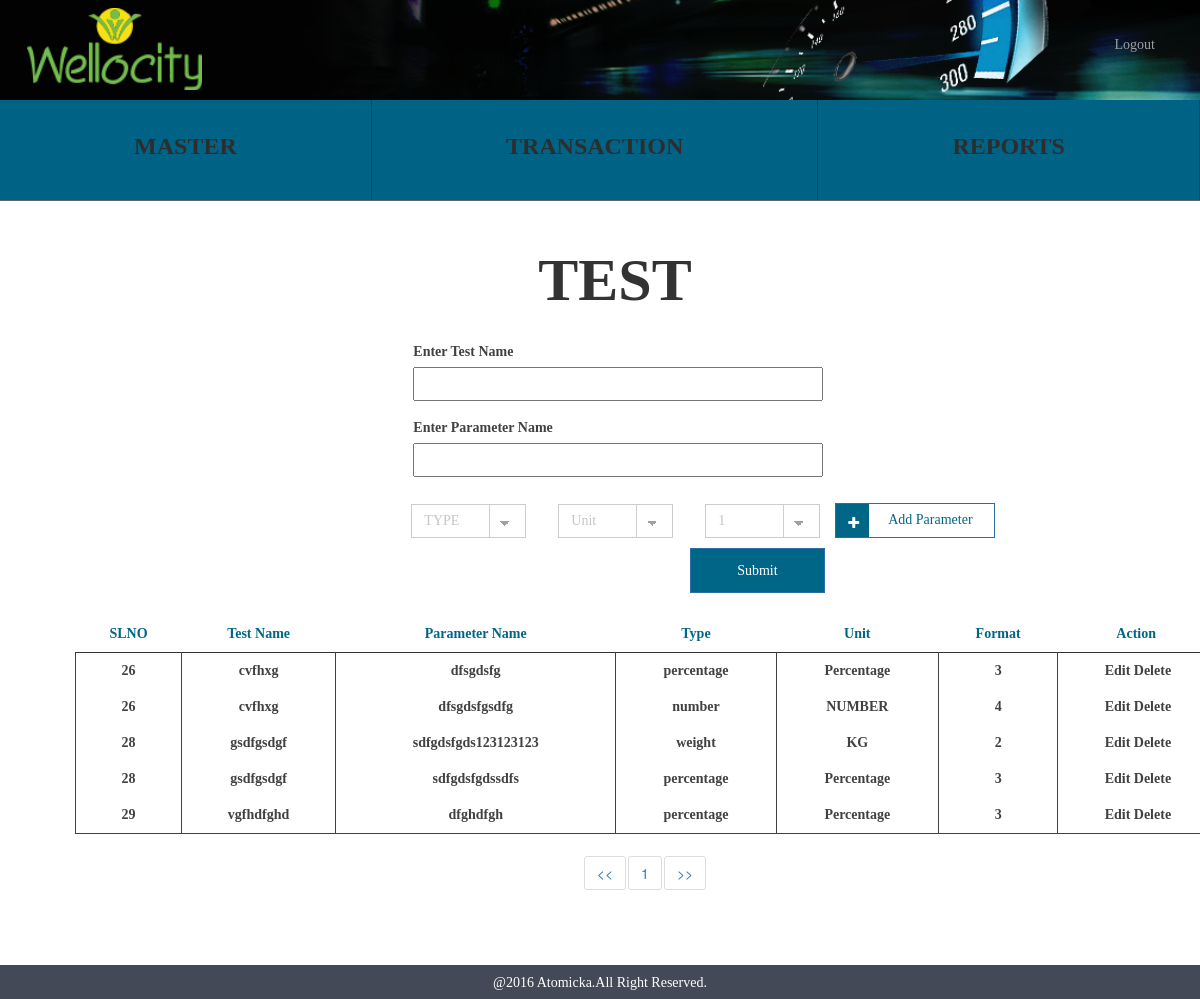
Screenshot of /test.php (signed in) with the database file from the repository.
### tables this page shows
CREATE TABLE IF NOT EXISTS `wc_test_attribute` (
  `test_attribute_id` int(10) NOT NULL AUTO_INCREMENT,
  `test_id` int(10) NOT NULL,
  `test_parameter_name` varchar(250) NOT NULL,
  `test_parameter_type` varchar(150) NOT NULL,
  `test_parameter_unit` varchar(50) NOT NULL,
  `test_parameter_format` varchar(50) NOT NULL,
  `test_attribute_status` tinyint(1) NOT NULL,
  `test_attribute_createddate` timestamp NOT NULL DEFAULT CURRENT_TIMESTAMP,
  PRIMARY KEY (`test_attribute_id`),
  KEY `test_id` (`test_id`)
);

CREATE TABLE IF NOT EXISTS `wc_test` (
  `test_id` int(10) NOT NULL AUTO_INCREMENT,
  `test_name` varchar(100) NOT NULL,
  `test_status` tinyint(1) NOT NULL,
  `test_createddate` timestamp NOT NULL DEFAULT CURRENT_TIMESTAMP,
  PRIMARY KEY (`test_id`)
);

### functions/test_functions.php (called while the page is built, shortened)
<?php
class testfunction{
    public function testselectfunction(){
      $temp_arr = array();
      $res = mysql_query("SELECT * FROM wc_test_attribute INNER JOIN wc_test ON wc_test_attribute.test_id = wc_test.test_id ") or die(mysql_error());
      while($row = mysql_fetch_array($res)) {
          $temp_arr[] =$row;
      }
      return $temp_arr;
      }
}
 ?>

### test.php (the view, shortened to what this page needs)
<?php
require_once "header.php";
require_once "functions/test_functions.php";
$obj = new testfunction();
?>
<div class="container">
	<div class="container align_center align_height">
		<span class="sports">TEST</span>
	</div>
	<div class="container">
		<div class="col-xs-12 col-md-11">
			<div class="col-md-4 hidden-xs"></div>
			<div class="col-xs-12 col-md-7 align_margin">
				<form id="test_form" action="functions/test_functions.php" method="post">
					<div class="form-group">
						<label>Enter Test Name</label><br>
						<input type="text" class="adjust_width" name="test_name" data-validation-error-msg="Please Enter the Test Name" data-validation="required">
					</div>
					<div class="parameter_holder">
						<div class="clone_content" id="param_counter1">
							<div class="form-group">
								<label>Enter Parameter Name</label><br>
								<input type="text" class="adjust_width parameter_name" name="parameter_name1" data-validation-error-msg="Please Enter the Parameter Name" data-validation="required">
							</div>
							<div class="form-group">
								<select class="form-control classic type_align fl parameter_type" id="type" name="type1" data-validation-error-msg="Please Select the Type of the Parameter" data-validation="required">
									<option value="">
										TYPE
									</option>
								</select>
								<select class="form-control classic type_align fl parameter_unit" id="unit" name="unit1" data-validation-error-msg="Please Select the Unit of the Parameter" data-validation="required">
								<option value="">Unit</option>
								</select>
								<select class="form-control classic type_align fl parameter_format" id="format" name="format1" data-validation-error-msg="Please Select the Format of the Parameter" data-validation="required">
									<option value="1">1</option>
								</select>
							</div>
						</div>
					</div>
					<input type="button" class="btn btn-primary align_right parameter_btn" value="Add Parameter">
					<i class="fa fa-plus parameter_add"></i>
					<div class="col-md-9 schedule_btn">
						<input type="submit" class="btn btn-primary align_right clear test_submit_act" value="Submit">
					</div>
				</form>
			</div>
			<div class="container">
			  <table class="table test_table">
			    <thead>
			      <tr class="row_color">
			        <th class="align_center">SLNO</th>
			        <th class="align_center">Test Name</th>
			        <th class="align_center">Parameter Name</th>
			        <th class="align_center">Type</th>
			        <th class="align_center">Unit</th>
			        <th class="align_center">Format</th>
			        <th class="align_center">Action</th>
			      </tr>
			    </thead>
			    <tbody>
				<?php
				$data = $obj->testselectfunction();
				foreach( $data as $eachrecord ) {
				 ?>
			      <tr class="align_center delete_color">
			        <td class="test_id"><?php echo $eachrecord ['test_id']; ?></td>
			        <td><?php echo $eachrecord ['test_name']; ?></td>
			        <td><?php echo $eachrecord ['test_parameter_name']; ?></td>
			        <td><?php echo $eachrecord ['test_parameter_type']; ?></td>
			        <td><?php echo $eachrecord ['test_parameter_unit']; ?></td>
			        <td><?php echo $eachrecord ['test_parameter_format']; ?></td>
			        <td>
			        	<span class="edit_state edit_test" data-value="<?php echo $eachrecord ['test_attribute_id']; ?>">Edit</span>
		        		<span class="delete_state" data-value="<?php echo $eachrecord ['test_attribute_id']; ?>">Delete</span>
			        </td>
			      </tr>
			      <?php } ?>
			    </tbody>
			  </table>
			</div>
		</div>
	</div>
</div>
<?php require_once "footer.php" ?>

### css/style.css (style rules this page uses)
.align_center { text-align: center; }
.align_right { float: right; }
.sports { font-size: 60px; font-weight: bold; position: relative; font-family: Montserrat; }
.align_margin { margin-bottom:23px; }
.align_height { line-height: 2; }
.fl { float: left; }
.row_color { color: #006687; font-family: Montserrat; }
.delete_color { color: #414141; font-weight: bold; font-family: Montserrat; }
.clear { background-color: #006687 !important; color: #fff !important; height: 45px; width: 135px; border-radius: 0 !important; font-weight: bold; font-family: Montserrat; margin-right: 10px; }
.adjust_width { width: 410px !important; height: 34px; box-shadow: none !important; }
.table > thead > tr > th, .table > tbody > tr > th, .table > tfoot > tr > th, .table > thead > tr > td, .table > tbody > tr > td, .table > tfoot > tr > td { border-top: 0 !important; }
.table > thead > tr > th { border-bottom: 1px !important; }
.table > tbody { border:1px solid !important; }
.table > tbody td { border:1px solid; border-bottom: 0 !important }
.table > thead { border-bottom: 1px solid; }
.table > tbody tr:last-child { border-bottom: 1px solid !important; }
select.classic { background-image: linear-gradient(45deg, transparent 50%, #a0a0a0 50%), linear-gradient(135deg, #a0a0a0 50%, transparent 50%), linear-gradient(to right, #ccc, #ccc); background-position: calc(100% - 20px) calc(1em + 2px), calc(100% - 15px) calc(1em + 2px), calc(100% - 2.5em) -0.5em; background-size: 5px 5px, 5px 5px, 0.07em 3.5em; background-repeat: no-repeat; cursor: pointer; }
select { -moz-appearance: none; -webkit-appearance:none; appearance: none; }
.edit_state,.edit_district { cursor: pointer; }
.delete_state,.delete_district { cursor: pointer; float: right; position: relative; right: 25%; }
.schedule_btn { padding: 0 !important; }
.parameter_btn { background-color: #FFF !important; color: #006687 !important; height: 35px; width: 160px; border-radius: 0px !important; font-weight: bold; font-family: Montserrat; margin-right: -20px; position: relative; bottom: 45px; cursor: pointer !important; padding: 0px 10px 2px 40px !important; }
.type_align { border-radius: 0 !important; box-shadow: none !important; height: 34px; margin: 12px 0 10px 32px; position: relative; right: 34px; width: 115px !important; font-family: Montserrat; color: #c6c6c6 !important; }
.parameter_add { position: relative; right: 18px; top: 12px; color: #FFF; background: none repeat scroll 0% 0% #006687; padding: 12px 10px 7px 12px; cursor: pointer; }
label { color: #414141 !important; font-family: Montserrat; }
button, input, optgroup, select, textarea { font-family: Montserrat !important; }

### rows the page displays
wc_test_attribute: test.test_id "26", test.test_name "cvfhxg", test_parameter_name "dfsgdsfg", test_parameter_type "percentage", test_parameter_unit "Percentage", test_parameter_format "3", $eachrecord ['test_attribute_id'] 10 (drawn)
wc_test_attribute: test.test_id "26", test.test_name "cvfhxg", test_parameter_name "dfsgdsfgsdfg", test_parameter_type "number", test_parameter_unit "NUMBER", test_parameter_format "4", $eachrecord ['test_attribute_id'] 11 (drawn)
wc_test_attribute: test.test_id "28", test.test_name "gsdfgsdgf", test_parameter_name "sdfgdsfgds123123123", test_parameter_type "weight", test_parameter_unit "KG", test_parameter_format "2", $eachrecord ['test_attribute_id'] 13 (drawn)
wc_test_attribute: test.test_id "28", test.test_name "gsdfgsdgf", test_parameter_name "sdfgdsfgdssdfs", test_parameter_type "percentage", test_parameter_unit "Percentage", test_parameter_format "3", $eachrecord ['test_attribute_id'] 14 (drawn)
wc_test_attribute: test.test_id "29", test.test_name "vgfhdfghd", test_parameter_name "dfghdfgh", test_parameter_type "percentage", test_parameter_unit "Percentage", test_parameter_format "3", $eachrecord ['test_attribute_id'] 15 (drawn)
